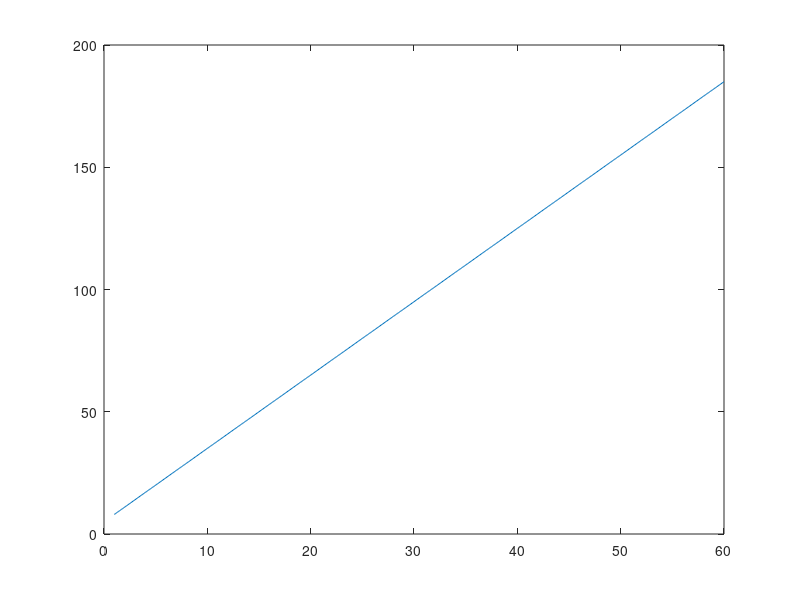

MATLAB code to generate this figure: (Note: this script raises an error after producing the figure.)
function info = displayData
time = 1:0.1:60;
value = 3*time+5;

obj= figure;
plot(time ,value);
obj.Children.YAxis.Limits = [0 5000];
obj.Children.YAxis.LimitsMode = 'manual';
data = [time;value];

for index = 1:60
    obj.Children.Children.YData= value+index^2; 
    pause(0.5)
end



end
